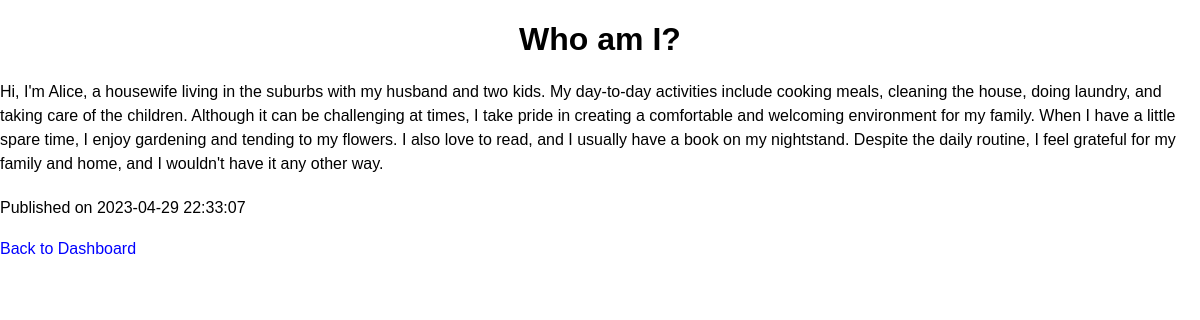
Screenshot of /post/3 with the database file from the repository.
### tables this page shows
CREATE TABLE posts (
  id INTEGER PRIMARY KEY,
  title VARCHAR(100) NOT NULL,
  content TEXT NOT NULL,
  published_date DATE NOT NULL,
  author_id INTEGER NOT NULL,
  FOREIGN KEY (author_id) REFERENCES users(id)
);

### app.py (the view)
@app.route('/post/<int:post_id>')
def view_post(post_id):
    c.execute('SELECT title, content, published_date, author_id FROM posts WHERE id = ?', (post_id,))
    post = c.fetchone()
    c.execute('SELECT username FROM users WHERE id = ?', (post[3],))
    author = c.fetchone()[0]
    post_dict = {
        'title': post[0],
        'content': post[1],
        'published_date': post[2],
        'author': author
    }
    return render_template('view_post.html', post=post_dict)

### templates/view_post.html (shortened to what this page needs)
<!DOCTYPE html>
<html>
<head>
    <link rel="stylesheet" href="static/view_post.css">
</head>
<body>
    <h1>{{ post.title }}</h1>
    <p>{{ post.content }}</p>
    <p>Published on {{ post.published_date }}</p>
    <a href="{{ url_for('dashboard') }}">Back to Dashboard</a>
</body>
</html>

### static/view_post.css (style rules this page uses)
body { font-family: Arial, sans-serif; margin: 0; padding: 0; }
h1 { text-align: center; }
p { line-height: 1.5; margin-bottom: 20px; }
a { color: blue; text-decoration: none; }

### rows the page displays
posts: title "Who am I?", content "Hi, I'm Alice, a housewife living in the suburbs with my husband and two kids. My day-to-day activities include cooking meals, cleaning the house, doing laundry, and taking care of the children. Although it can be challenging at times, I take pride in creating a comfortable and welcoming environment for my family. When I have a little spare time, I enjoy gardening and tending to my flowers. I also love to read, and I usually have a book on my nightstand. Despite the daily routine, I feel grateful for my family and home, and I wouldn't have it any other way.", published_date "2023-04-29 22:33:07"
